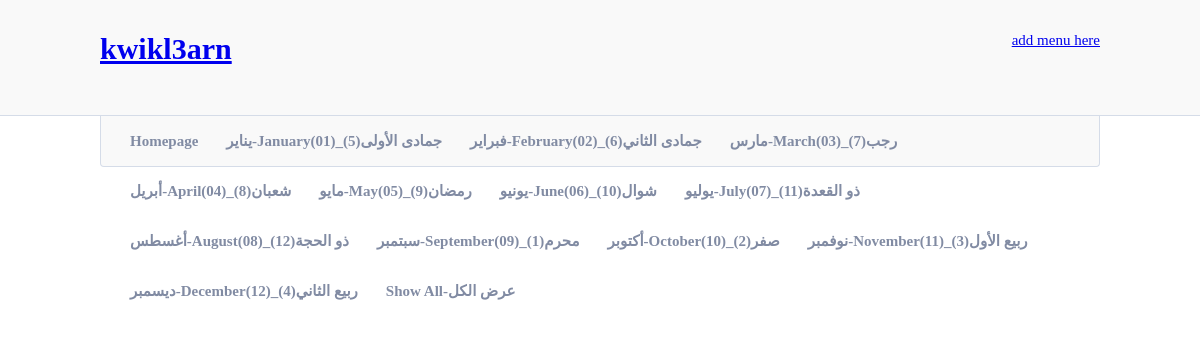
Page /accounts/dmenu on the committed database.
### accounts/models.py (models this page shows)
class main_menu(models.Model):
    m_menu_id = models.AutoField(primary_key=True)
    m_menu_name = models.CharField(max_length=50)
    m_menu_link = models.CharField(max_length=100)

### accounts/views.py (the view)
# urls.py: path('dmenu',views.dynamic_menu,name='dmenu')
def dynamic_menu(request):
    menu = main_menu.objects.all()
    submenu = sub_menu.objects.all()
    return render(request, 'dynamic_menu.html', {'menu': menu, 'submenu': submenu})

### accounts/templates/dynamic_menu.html (shortened to what this page needs)
<!DOCTYPE html>
<html lang="en">
<head>
</head>
<body>
<div id="head">
    <div class="wrap"><br/>
        <h1><a href="http://www.kwikl3arn.com/">kwikl3arn</a></h1><label><a href="{% url 'mainmenu' %}">add
            menu here</a></label>
    </div>
</div>
<div class="wrap">
    <ul id="nav">
        <li><a href="#">Homepage</a></li>
        {% for m in menu %}
            <li><a href="{{ m.m_menu_link }} ?>">{{ m.m_menu_name }}</a>
            </li>
        {% endfor %}
        </ul>
</div>
</body>

### accounts/templates/dynamic_menu.html (style rules this page uses)
* { margin: 0; padding: 0; }
body { font-family: "Comic Sans MS", cursive; font-size: 15px; color: #232323; }
#head { background: #f9f9f9; height: 100px; padding-top: 15px; border-bottom: 1px solid #d5dce8; }
.wrap { width: 1000px; margin: 0 auto; }
#head h1 { float: left; }
#head a { float: right; }
#nav { margin: 0; padding: 0; list-style: none; border-left: 1px solid #d5dce8; border-right: 1px solid #d5dce8; border-bottom: 1px solid #d5dce8; border-bottom-left-radius: 4px; -moz-border-radius-bottomleft: 4px; -webkit-border-bottom-left-radius: 4px; border-bottom-right-radius: 4px; -moz-border-radius-bottomright: 4px; -webkit-border-bottom-right-radius: 4px; height: 50px; padding-left: 15px; padding-right: 15px; background: #f9f9f9; }
#nav li { float: left; display: block; background: none; position: relative; z-index: 999; margin: 0 1px; }
#nav li a { display: block; padding: 0; font-weight: 700; line-height: 50px; text-decoration: none; color: #818ba3; zoom: 1; border-left: 1px solid transparent; border-right: 1px solid transparent; padding: 0px 12px; }

### rows in the picture
main_menu: m_menu_name "يناير-January(01)_جمادى الأولى(5)"
main_menu: m_menu_name "فبراير-February(02)_جمادى الثاني(6)"
main_menu: m_menu_name "مارس-March(03)_رجب(7)"
main_menu: m_menu_name "أبريل-April(04)_شعبان(8)"
main_menu: m_menu_name "مايو-May(05)_رمضان(9)"
main_menu: m_menu_name "يونيو-June(06)_شوال(10)"
main_menu: m_menu_name "يوليو-July(07)_ذو القعدة(11)"
main_menu: m_menu_name "أغسطس-August(08)_ذو الحجة(12)"
main_menu: m_menu_name "سبتمبر-September(09)_محرم(1)"
main_menu: m_menu_name "أكتوبر-October(10)_صفر(2)"
main_menu: m_menu_name "نوفمبر-November(11)_ربيع الأول(3)"
main_menu: m_menu_name "ديسمبر-December(12)_ربيع الثاني(4)"
main_menu: m_menu_name "Show All-عرض الكل"
